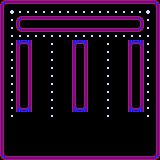

A 2D game scene composited from a Tiled map and its tileset images. What follows is a short description and the map's XML, with every tile layer's data as written:
An orthogonal 20x20 tile map with 8x8 px tiles, 1 tile layer (Tile Layer 1).

<map version="1.2" tiledversion="1.2.2" orientation="orthogonal" renderorder="left-down" width="20" height="20" tilewidth="8" tileheight="8" infinite="0" nextlayerid="2" nextobjectid="1">
 <tileset firstgid="1" source="Pacman.tsx" />
 <layer id="1" name="Tile Layer 1" width="20" height="20">
  <data>
   <tile gid="2" />
   <tile gid="11" />
   <tile gid="11" />
   <tile gid="11" />
   <tile gid="11" />
   <tile gid="11" />
   <tile gid="11" />
   <tile gid="11" />
   <tile gid="11" />
   <tile gid="11" />
   <tile gid="11" />
   <tile gid="11" />
   <tile gid="11" />
   <tile gid="11" />
   <tile gid="11" />
   <tile gid="11" />
   <tile gid="11" />
   <tile gid="11" />
   <tile gid="11" />
   <tile gid="1" />
   <tile gid="4" />
   <tile gid="47" />
   <tile gid="46" />
   <tile gid="46" />
   <tile gid="46" />
   <tile gid="46" />
   <tile gid="46" />
   <tile gid="46" />
   <tile gid="46" />
   <tile gid="46" />
   <tile gid="46" />
   <tile gid="46" />
   <tile gid="46" />
   <tile gid="46" />
   <tile gid="46" />
   <tile gid="46" />
   <tile gid="46" />
   <tile gid="46" />
   <tile gid="47" />
   <tile gid="3" />
   <tile gid="4" />
   <tile gid="46" />
   <tile gid="2" />
   <tile gid="11" />
   <tile gid="11" />
   <tile gid="11" />
   <tile gid="11" />
   <tile gid="11" />
   <tile gid="11" />
   <tile gid="11" />
   <tile gid="11" />
   <tile gid="11" />
   <tile gid="11" />
   <tile gid="11" />
   <tile gid="11" />
   <tile gid="11" />
   <tile gid="11" />
   <tile gid="1" />
   <tile gid="46" />
   <tile gid="3" />
   <tile gid="4" />
   <tile gid="46" />
   <tile gid="6" />
   <tile gid="13" />
   <tile gid="13" />
   <tile gid="13" />
   <tile gid="13" />
   <tile gid="13" />
   <tile gid="13" />
   <tile gid="13" />
   <tile gid="13" />
   <tile gid="13" />
   <tile gid="13" />
   <tile gid="13" />
   <tile gid="13" />
   <tile gid="13" />
   <tile gid="13" />
   <tile gid="5" />
   <tile gid="46" />
   <tile gid="3" />
   <tile gid="4" />
   <tile gid="46" />
   <tile gid="46" />
   <tile gid="46" />
   <tile gid="46" />
   <tile gid="46" />
   <tile gid="46" />
   <tile gid="46" />
   <tile gid="46" />
   <tile gid="46" />
   <tile gid="46" />
   <tile gid="46" />
   <tile gid="46" />
   <tile gid="46" />
   <tile gid="46" />
   <tile gid="46" />
   <tile gid="46" />
   <tile gid="46" />
   <tile gid="46" />
   <tile gid="3" />
   <tile gid="4" />
   <tile gid="46" />
   <tile gid="10" />
   <tile gid="9" />
   <tile />
   <tile />
   <tile gid="46" />
   <tile />
   <tile />
   <tile gid="10" />
   <tile gid="9" />
   <tile />
   <tile />
   <tile gid="46" />
   <tile />
   <tile />
   <tile gid="10" />
   <tile gid="9" />
   <tile gid="46" />
   <tile gid="3" />
   <tile gid="4" />
   <tile gid="46" />
   <tile gid="4" />
   <tile gid="3" />
   <tile />
   <tile />
   <tile gid="46" />
   <tile />
   <tile />
   <tile gid="4" />
   <tile gid="3" />
   <tile />
   <tile />
   <tile gid="46" />
   <tile />
   <tile />
   <tile gid="4" />
   <tile gid="3" />
   <tile gid="46" />
   <tile gid="3" />
   <tile gid="4" />
   <tile gid="46" />
   <tile gid="4" />
   <tile gid="3" />
   <tile />
   <tile />
   <tile gid="46" />
   <tile />
   <tile />
   <tile gid="4" />
   <tile gid="3" />
   <tile />
   <tile />
   <tile gid="46" />
   <tile />
   <tile />
   <tile gid="4" />
   <tile gid="3" />
   <tile gid="46" />
   <tile gid="3" />
   <tile gid="4" />
   <tile gid="46" />
   <tile gid="4" />
   <tile gid="3" />
   <tile />
   <tile />
   <tile gid="46" />
   <tile />
   <tile />
   <tile gid="4" />
   <tile gid="3" />
   <tile />
   <tile />
   <tile gid="46" />
   <tile />
   <tile />
   <tile gid="4" />
   <tile gid="3" />
   <tile gid="46" />
   <tile gid="3" />
   <tile gid="4" />
   <tile gid="46" />
   <tile gid="4" />
   <tile gid="3" />
   <tile />
   <tile />
   <tile gid="46" />
   <tile />
   <tile />
   <tile gid="4" />
   <tile gid="3" />
   <tile />
   <tile />
   <tile gid="46" />
   <tile />
   <tile />
   <tile gid="4" />
   <tile gid="3" />
   <tile gid="46" />
   <tile gid="3" />
   <tile gid="4" />
   <tile gid="46" />
   <tile gid="4" />
   <tile gid="3" />
   <tile />
   <tile />
   <tile gid="46" />
   <tile />
   <tile />
   <tile gid="4" />
   <tile gid="3" />
   <tile />
   <tile />
   <tile gid="46" />
   <tile />
   <tile />
   <tile gid="4" />
   <tile gid="3" />
   <tile gid="46" />
   <tile gid="3" />
   <tile gid="4" />
   <tile gid="46" />
   <tile gid="4" />
   <tile gid="3" />
   <tile />
   <tile />
   <tile gid="46" />
   <tile />
   <tile />
   <tile gid="4" />
   <tile gid="3" />
   <tile />
   <tile />
   <tile gid="46" />
   <tile />
   <tile />
   <tile gid="4" />
   <tile gid="3" />
   <tile gid="46" />
   <tile gid="3" />
   <tile gid="4" />
   <tile gid="46" />
   <tile gid="4" />
   <tile gid="3" />
   <tile />
   <tile />
   <tile gid="46" />
   <tile />
   <tile />
   <tile gid="4" />
   <tile gid="3" />
   <tile />
   <tile />
   <tile gid="46" />
   <tile />
   <tile />
   <tile gid="4" />
   <tile gid="3" />
   <tile gid="46" />
   <tile gid="3" />
   <tile gid="4" />
   <tile gid="46" />
   <tile gid="8" />
   <tile gid="7" />
   <tile />
   <tile />
   <tile gid="46" />
   <tile />
   <tile />
   <tile gid="8" />
   <tile gid="7" />
   <tile />
   <tile />
   <tile gid="46" />
   <tile />
   <tile />
   <tile gid="8" />
   <tile gid="7" />
   <tile gid="46" />
   <tile gid="3" />
   <tile gid="4" />
   <tile gid="46" />
   <tile />
   <tile />
   <tile />
   <tile />
   <tile gid="46" />
   <tile />
   <tile />
   <tile />
   <tile />
   <tile />
   <tile />
   <tile gid="46" />
   <tile />
   <tile />
   <tile />
   <tile />
   <tile gid="46" />
   <tile gid="3" />
   <tile gid="4" />
   <tile />
   <tile />
   <tile />
   <tile />
   <tile />
   <tile />
   <tile />
   <tile />
   <tile />
   <tile />
   <tile />
   <tile />
   <tile />
   <tile />
   <tile />
   <tile />
   <tile />
   <tile />
   <tile gid="3" />
   <tile gid="4" />
   <tile />
   <tile />
   <tile />
   <tile />
   <tile />
   <tile />
   <tile />
   <tile />
   <tile />
   <tile />
   <tile />
   <tile />
   <tile />
   <tile />
   <tile />
   <tile />
   <tile />
   <tile />
   <tile gid="3" />
   <tile gid="4" />
   <tile />
   <tile />
   <tile />
   <tile />
   <tile />
   <tile />
   <tile />
   <tile />
   <tile />
   <tile />
   <tile />
   <tile />
   <tile />
   <tile />
   <tile />
   <tile />
   <tile />
   <tile />
   <tile gid="3" />
   <tile gid="4" />
   <tile />
   <tile />
   <tile />
   <tile />
   <tile />
   <tile />
   <tile />
   <tile />
   <tile />
   <tile />
   <tile />
   <tile />
   <tile />
   <tile />
   <tile />
   <tile />
   <tile />
   <tile />
   <tile gid="3" />
   <tile gid="6" />
   <tile gid="13" />
   <tile gid="13" />
   <tile gid="13" />
   <tile gid="13" />
   <tile gid="13" />
   <tile gid="13" />
   <tile gid="13" />
   <tile gid="13" />
   <tile gid="13" />
   <tile gid="13" />
   <tile gid="13" />
   <tile gid="13" />
   <tile gid="13" />
   <tile gid="13" />
   <tile gid="13" />
   <tile gid="13" />
   <tile gid="13" />
   <tile gid="13" />
   <tile gid="5" />
  </data>
 </layer>
</map>